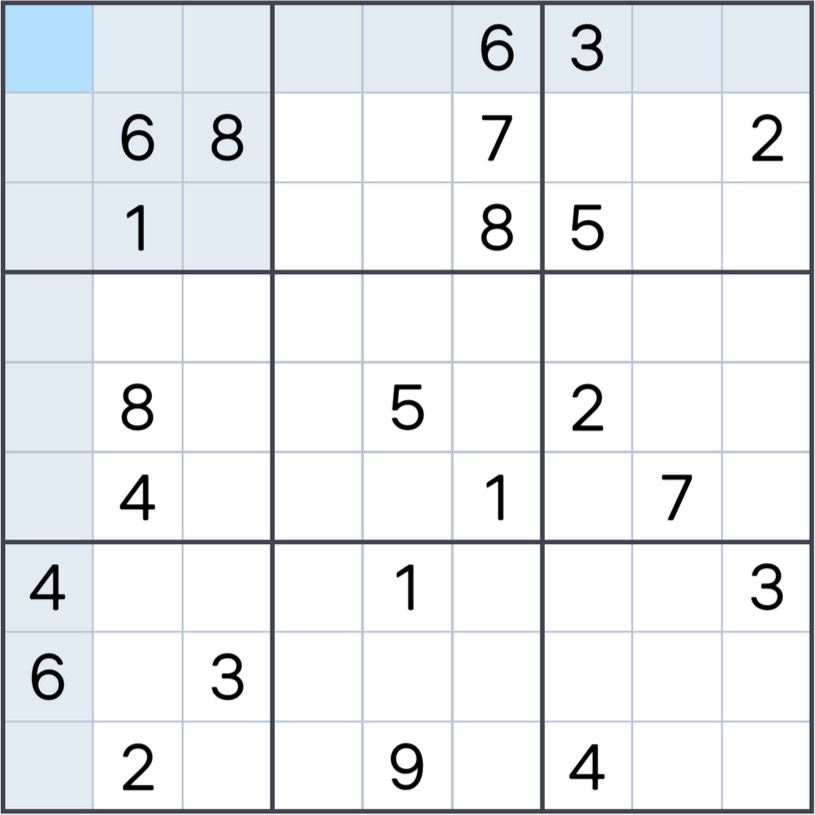
#> input picture 01.jpg, 815 x 815 px
$ python -i grid_extractor.py   (imports and definitions only)
#> lines starting #> are read from the running program, lines starting #| are printed output that depends on the picture; after the words box and inside, x2 and y2 are one past the last pixel; in counts of white or black regions, pixels touching at a corner belong together
# -*- coding: utf-8 -*-
"""
grid_extractor.py — 感知模組第一步:從照片中找到數獨盤面
流程:灰階 → 自適應二值化 → 找最大四邊形輪廓 → 透視校正 → 切成 81 格
依賴:opencv-python、numpy(建議在 Colab 執行)
"""
import cv2
import numpy as np

WARP = 450          # 校正後的盤面邊長
CELL = WARP // 9    # 每格 50px


def find_board(image_bgr):
    """回傳透視校正後的 450x450 灰階盤面;找不到回傳 None"""
    gray = cv2.cvtColor(image_bgr, cv2.COLOR_BGR2GRAY)
    blur = cv2.GaussianBlur(gray, (5, 5), 0)
    thresh = cv2.adaptiveThreshold(
        blur, 255, cv2.ADAPTIVE_THRESH_GAUSSIAN_C,
        cv2.THRESH_BINARY_INV, 11, 2)

    contours, _ = cv2.findContours(thresh, cv2.RETR_EXTERNAL,
                                   cv2.CHAIN_APPROX_SIMPLE)
    if not contours:
        return None

    quad = _find_quad(contours, image_bgr.shape[0] * image_bgr.shape[1])
    if quad is None:
        return None

    pts = _order_corners(quad.reshape(4, 2).astype(np.float32))
    dst = np.array([[0, 0], [WARP - 1, 0],
                    [WARP - 1, WARP - 1], [0, WARP - 1]], dtype=np.float32)
    M = cv2.getPerspectiveTransform(pts, dst)
    return cv2.warpPerspective(gray, M, (WARP, WARP))


def _find_quad(contours, img_area):
    """在最大的幾個輪廓中,尋找面積夠大的凸四邊形(盤面外框)

    用遞增的 epsilon 嘗試多邊形逼近:照片中的盤面外框常因格線、
    雜訊或本身已裁切貼邊而呈鋸齒狀,固定 0.02 往往逼近不出 4 個角。
    """
    for c in sorted(contours, key=cv2.contourArea, reverse=True):
        area = cv2.contourArea(c)
        if area < 0.25 * img_area:      # 盤面至少佔畫面的 1/4,否則往下都更小
            break
        peri = cv2.arcLength(c, True)
        for eps in (0.02, 0.03, 0.05, 0.08, 0.10):
            approx = cv2.approxPolyDP(c, eps * peri, True)
            if len(approx) == 4 and cv2.isContourConvex(approx):
                return approx
    return None


def _order_corners(pts):
    """四個角點排序:左上、右上、右下、左下"""
    s = pts.sum(axis=1)
    d = np.diff(pts, axis=1).ravel()
    return np.array([pts[np.argmin(s)], pts[np.argmin(d)],
                     pts[np.argmax(s)], pts[np.argmax(d)]], dtype=np.float32)


def slice_cells(board_gray):
    """把盤面切成 81 個 28x28 的格子影像(餵給 CNN 的格式)"""
    cells = []
    for r in range(9):
        for c in range(9):
            cell = board_gray[r * CELL:(r + 1) * CELL,
                              c * CELL:(c + 1) * CELL]
            cell = cell[5:-5, 5:-5]                  # 去掉格線邊緣
            cell = cv2.resize(cell, (28, 28))
            cell = 255 - cell                        # 反相:白字黑底(同訓練資料)
            cells.append(cell.astype("float32") / 255.0)
    return np.array(cells).reshape(-1, 28, 28, 1)

>>> import cv2
>>> picture = cv2.imread('../01.jpg')
#> picture is the input picture: shape (815, 815, 3); mean B, G, R 237.9, 235.1, 232.3
>>> result = find_board(picture)
#> in find_board, `blur = cv2.GaussianBlur(gray, (5, 5), 0)`:
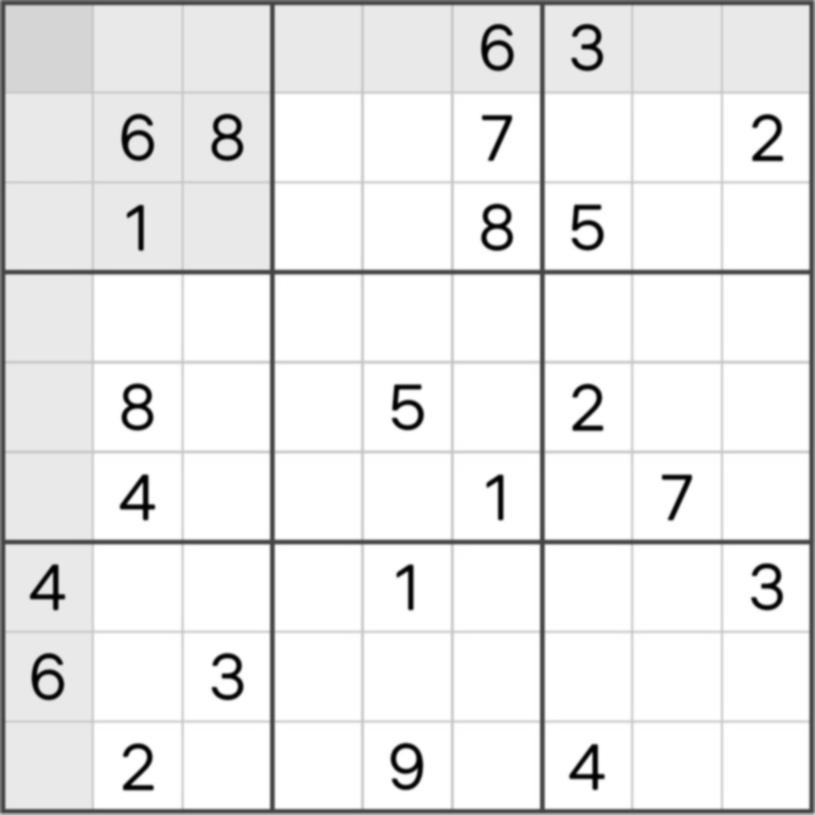
#> blur: shape (815, 815); min 1, max 255, mean 234.4
#> in find_board, `thresh = cv2.adaptiveThreshold( blur, 255, cv2.ADAPTIVE_THRESH_GAUSSIA..`:
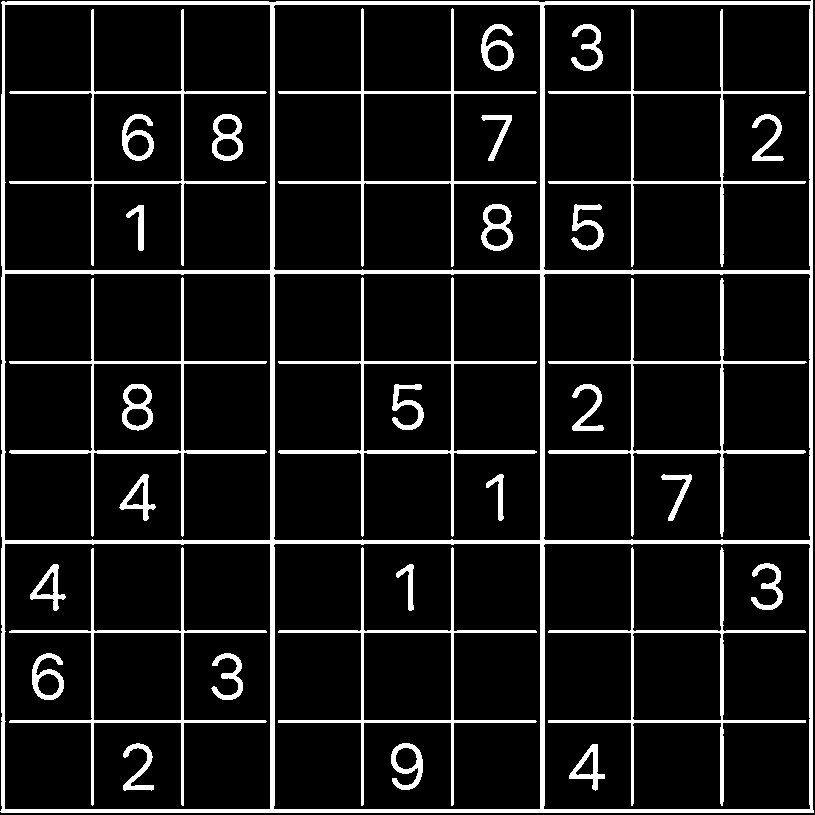
#> thresh: shape (815, 815); 10.3% white; 33 white regions
#> in find_board, `contours, _ = cv2.findContours(thresh, cv2.RETR_EXTERNAL, cv2.CHAIN_AP..`: contours = 1 contour; box (x1, y1, x2, y2) and area: (0, 0, 814, 813) 657578
#> the loop in _find_quad, `for c in sorted(contours, key=cv2.contourArea, reverse=True):` made 1 pass
#> (area, peri) on pass 1: (657577.5, 3257.8)
#> in find_board, `quad = _find_quad(contours, image_bgr.shape[0] * image_bgr.shape[1])`: quad = [[812, 0], [2, 1], [0, 811], [813, 812]]
#> in _order_corners, `s = pts.sum(axis=1)`: s = [812, 3, 811, 1625]
#> in _order_corners, `d = np.diff(pts, axis=1).ravel()`: d = [-812, -1, 811, -1]
#> in find_board, `pts = _order_corners(quad.reshape(4, 2).astype(np.float32))`: pts = [[2, 1], [812, 0], [813, 812], [0, 811]]
#> in find_board, `M = cv2.getPerspectiveTransform(pts, dst)`: M = [[0.556, 0.00137, -1.11], [0.000687, 0.556, -0.558], [3.05e-06, 4.58e-06, 1]]
#> in find_board, `return cv2.warpPerspective(gray, M, (WARP, WARP))`:
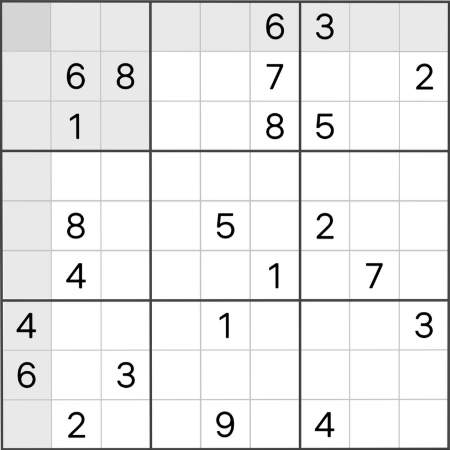
#> returned value: shape (450, 450); min 0, max 255, mean 234.8

$ run again, on 02.jpg
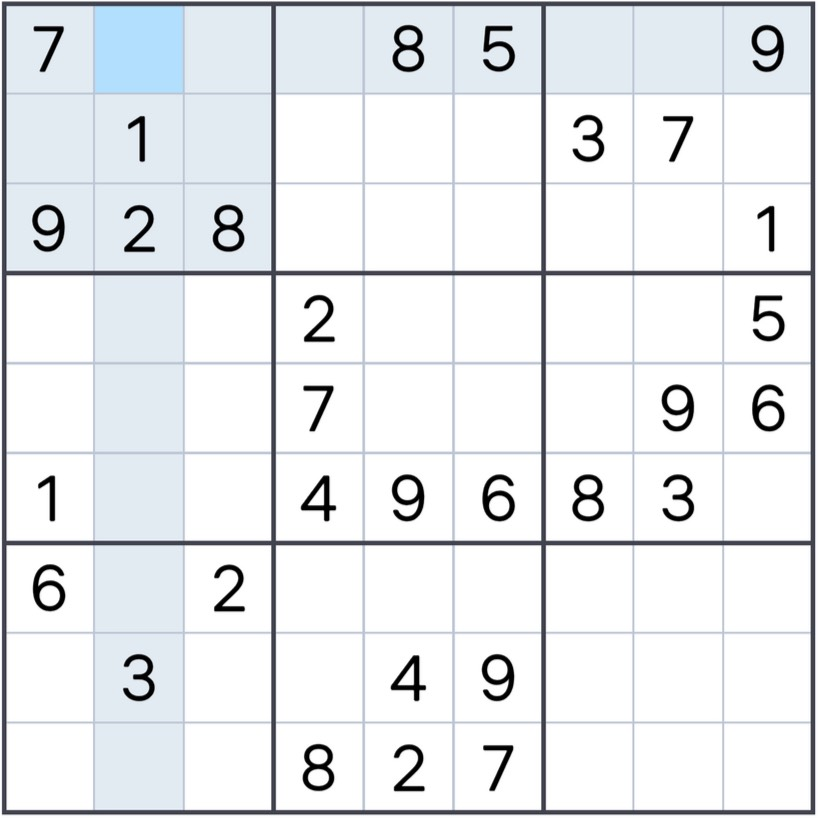
#> input picture 02.jpg, 818 x 818 px
#> picture is the input picture: shape (818, 818, 3); mean B, G, R 236.5, 233.7, 231
#> in find_board, `thresh = cv2.adaptiveThreshold( blur, 255, cv2.ADAPTIVE_THRESH_GAUSSIA..`:
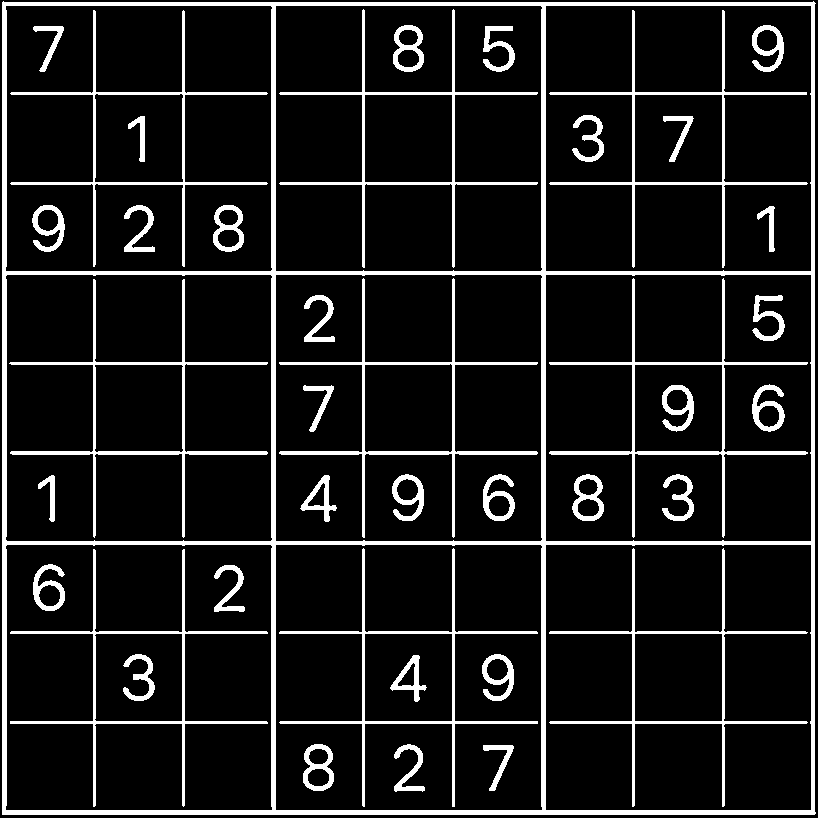
#> thresh: shape (818, 818); 11% white; 40 white regions
#> contours = 1 contour; box (x1, y1, x2, y2) and area: (2, 1, 816, 815) 659349
#> the loop in _find_quad, `for c in sorted(contours, key=cv2.contourArea, reverse=True):` made 1 pass
#> (area, peri) on pass 1: (659349, 3251.3)
#> quad = [[3, 1], [2, 814], [814, 814], [815, 3]]
#> s = [4, 816, 1628, 818]
#> d = [-2, 812, 0, -812]
#> pts = [[3, 1], [815, 3], [814, 814], [2, 814]]
#> M = [[0.552, 0.000678, -1.66], [-0.00136, 0.552, -0.548], [-3.03e-06, -7.46e-09, 1]]
#> in find_board, `return cv2.warpPerspective(gray, M, (WARP, WARP))`:
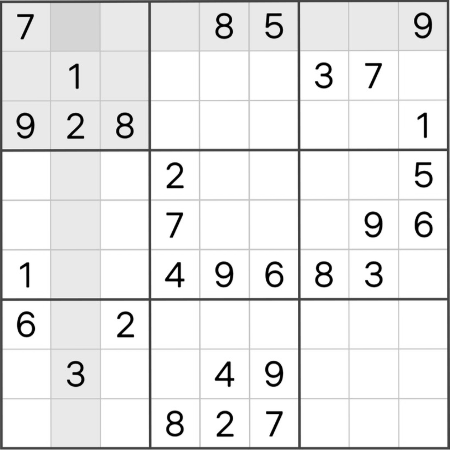
#> returned value: shape (450, 450); min 0, max 255, mean 233.2

$ run again, on 03.jpg
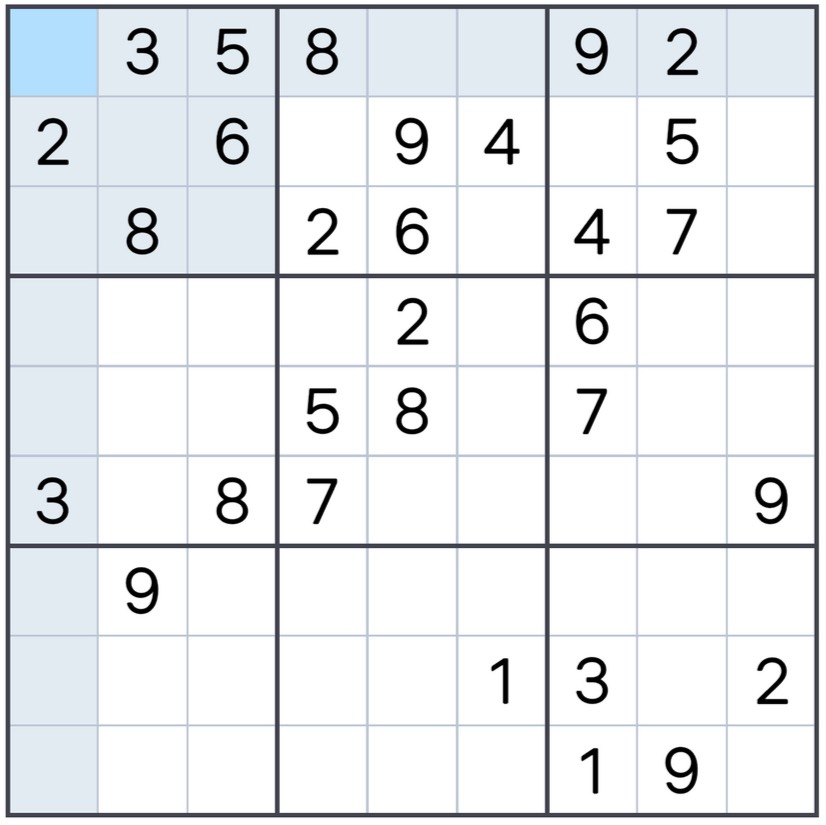
#> input picture 03.jpg, 826 x 825 px
#> picture is the input picture: shape (825, 826, 3); mean B, G, R 236.7, 233.9, 231.3
#> in find_board, `thresh = cv2.adaptiveThreshold( blur, 255, cv2.ADAPTIVE_THRESH_GAUSSIA..`:
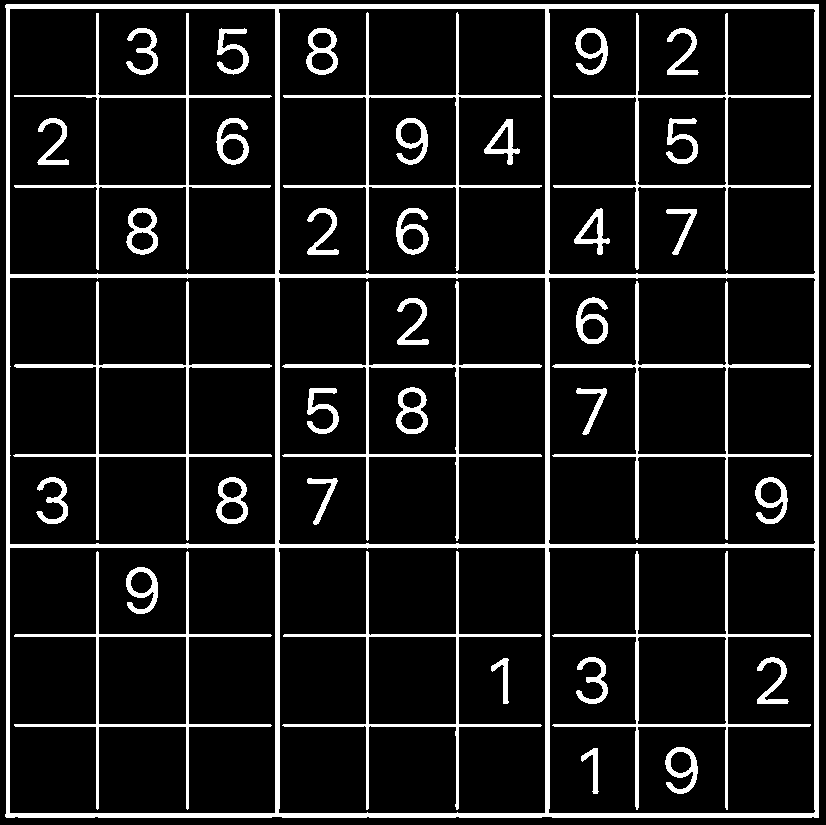
#> thresh: shape (825, 826); 11% white; 40 white regions
#> contours = 1 contour; box (x1, y1, x2, y2) and area: (5, 4, 819, 818) 660129
#> the loop in _find_quad, `for c in sorted(contours, key=cv2.contourArea, reverse=True):` made 1 pass
#> (area, peri) on pass 1: (660129, 3257.5)
#> quad = [[6, 4], [5, 816], [818, 817], [818, 4]]
#> s = [10, 821, 1635, 822]
#> d = [-2, 811, -1, -814]
#> pts = [[6, 4], [818, 4], [818, 817], [5, 816]]
#> M = [[0.554, 0.000682, -3.32], [0, 0.554, -2.21], [1.51e-06, 1.52e-06, 1]]
#> in find_board, `return cv2.warpPerspective(gray, M, (WARP, WARP))`:
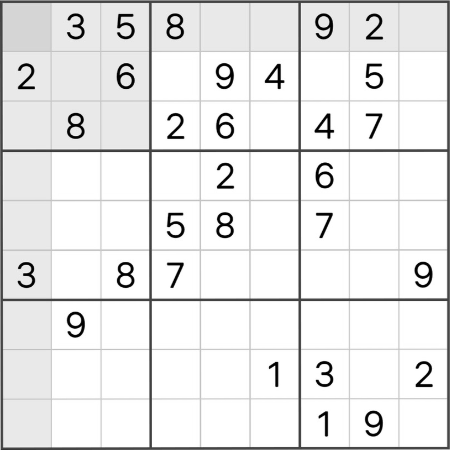
#> returned value: shape (450, 450); min 0, max 255, mean 232.8
